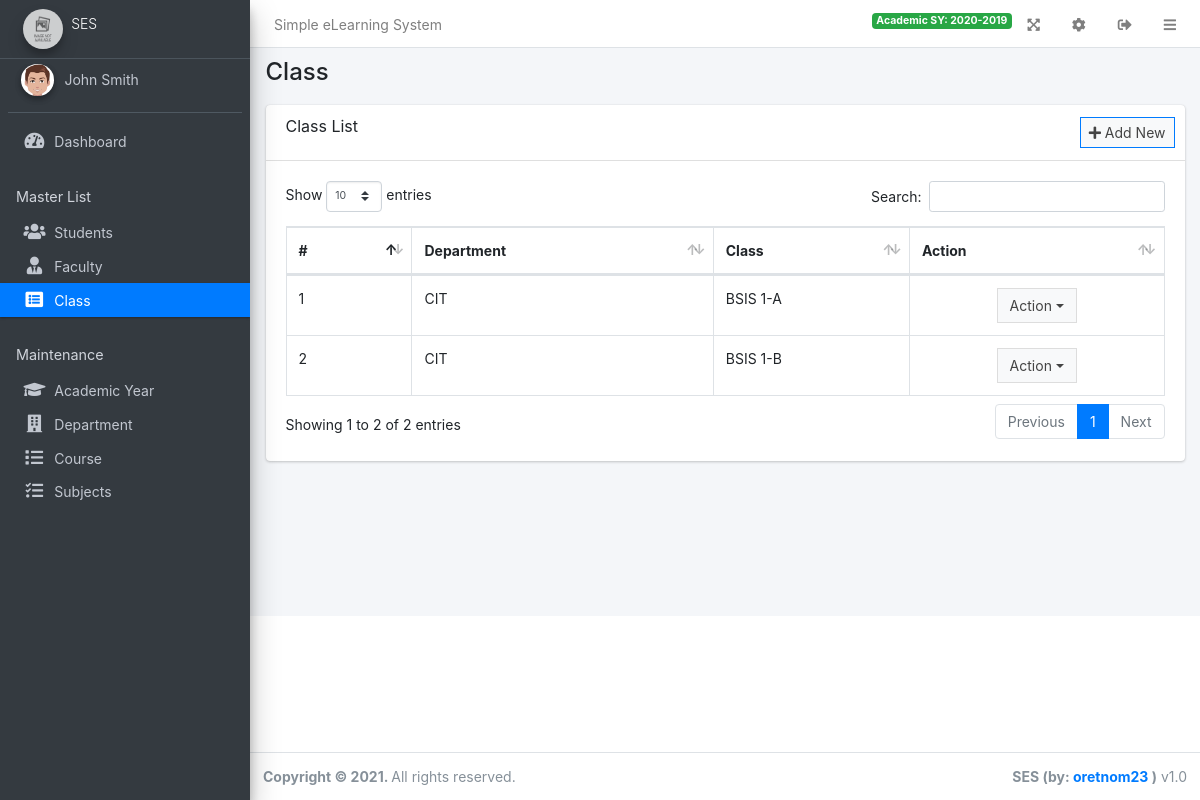
The page /admin/?page=class (signed in) on the database its author committed.
### tables this page shows
CREATE TABLE `class` (
  `id` int(30) NOT NULL,
  `department_id` int(30) NOT NULL,
  `course_id` int(30) NOT NULL,
  `level` varchar(50) NOT NULL,
  `section` varchar(50) NOT NULL
);

CREATE TABLE `department` (
  `id` int(30) NOT NULL,
  `department` varchar(250) NOT NULL,
  `description` text DEFAULT NULL
);

### admin/class/index.php (the view, shortened to what this page needs)
<div class="card card-outline cardprimary w-fluid">
	<div class="card-header">
		<h3 class="card-title">Class List</h3>
		<div class="card-tools">
			<a class="btn btn-block btn-sm btn-default btn-flat border-primary new_class" href="javascript:void(0)"><i class="fa fa-plus"></i> Add New</a>
		</div>
	</div>
	<div class="card-body">
		<table class="table table-bordered table-compact table-stripped">
			<thead>
				<tr>
					<th>#</th>
					<th>Department</th>
					<th>Class</th>
					<th>Action</th>
				</tr>
			</thead>
			<tbody>
				<?php
				$i =1;
				$qry = $conn->query("SELECT c.*,d.department, CONCAT(co.course, ' ', c.level, '-',c.section) as class FROM class c inner join department d on d.id = c.department_id inner join course co on co.id = c.course_id order by d.department asc, CONCAT(co.course, ' ', c.level, '-',c.section) asc");
				while($row=$qry->fetch_assoc()):
				?>
				<tr>
					<td><?php echo $i++ ?></td>
					<td><?php echo $row['department'] ?></td>
					<td><?php echo $row['class'] ?></td>
					<td class="text-center">
						<div class="btn-group">
		                    <button type="button" class="btn btn-default btn-block btn-flat dropdown-toggle dropdown-hover dropdown-icon" data-toggle="dropdown" aria-expanded="false">
		                    	Action
		                    </button>
		                </div>
					</td>
				</tr>
				<?php endwhile; ?>
			</tbody>
		</table>
	</div>
</div>

### rows shown on the page
class: department.department "CIT", class "BSIS 1-A"
class: department.department "CIT", class "BSIS 1-B"

### other values the page prints
$_settings->info('name') "Simple eLearning System"
$_settings->userdata('academic_sy') "2020-2019"
$_settings->info('short_name') "SES"
$_settings->userdata('firstname').' '.$_settings->userdata('lastname') "John Smith"
str_replace("_", " ",$page) "Class"
